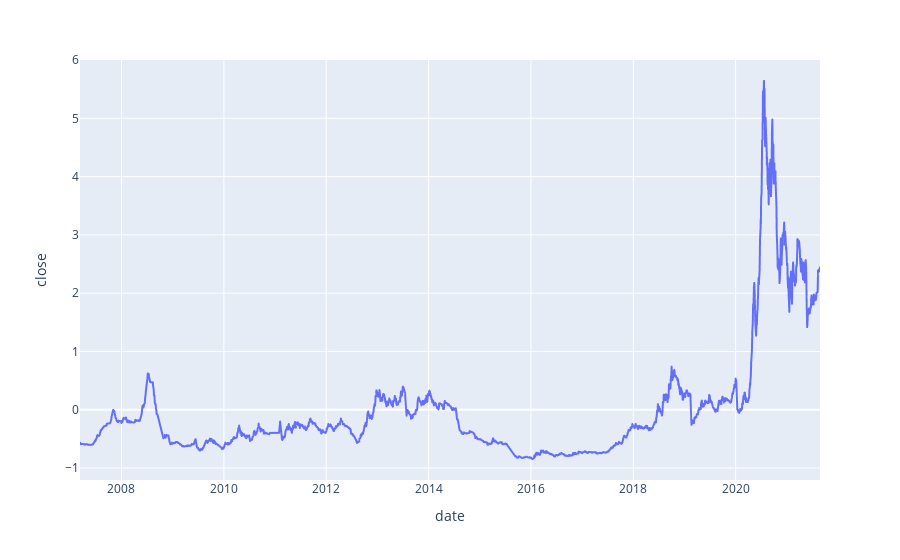

Source (notebook cell):
### Markdown cell above
# 3.Viz

### Code cell
fig = px.line(scaled_df, x=dataframe.index, y='close')
fig

### Figure 1 — Plotly figure (JSON) as saved in the notebook; plotly's stock layout.template omitted (floating-point values rounded to 4 significant figures; data arrays with more than 128 entries replaced by an {"elided": "..."} marker saying what was removed)
{"data": [{"hovertemplate": "date=%{x}<br>close=%{y}<extra></extra>", "legendgroup": "", "line": {"color": "#636efa", "dash": "solid"}, "mode": "lines", "name": "", "showlegend": false, "type": "scattergl", "x": {"elided": "3172 str values"}, "xaxis": "x", "y": {"elided": "3172 float values"}, "yaxis": "y"}], "layout": {"legend": {"tracegroupgap": 0}, "margin": {"t": 60}, "xaxis": {"anchor": "y", "domain": [0, 1], "title": {"text": "date"}}, "yaxis": {"anchor": "x", "domain": [0, 1], "title": {"text": "close"}}}}
